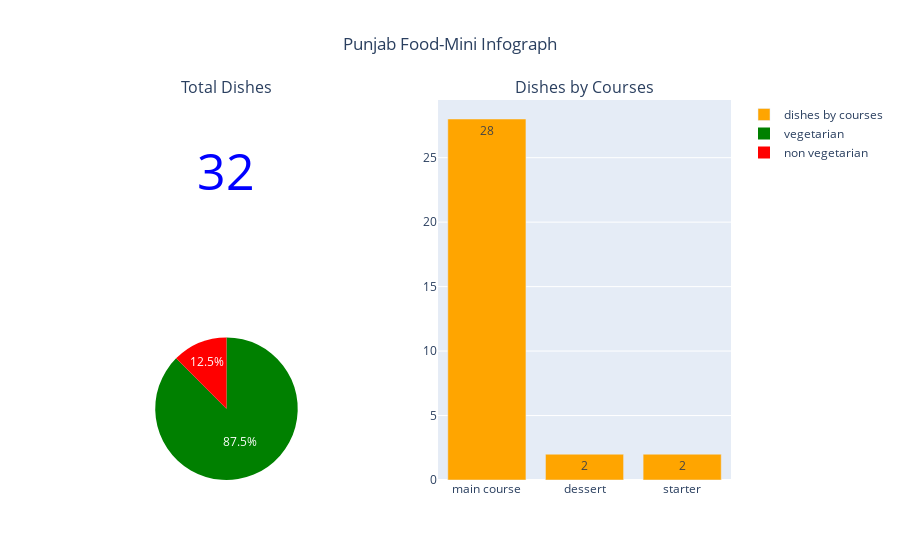

The notebook cell saved with this chart:
### Markdown cell above
### Punjab Food - Mini Infograph <a class="anchor" id="section_1_2_9_1"></a>

### Code cell
pun_df = df[df['state']=='Punjab']

total_dishes = pun_df.shape[0]

course_df = pun_df['course'].value_counts().reset_index()
course_df.columns = ['course','num']

diet_df = pun_df['diet'].value_counts().reset_index()
diet_df.columns = ['diet','num']

fig = make_subplots(
    rows=2, cols=2,subplot_titles=('Total Dishes','Dishes by Courses','', ''),
    specs=[[{'type': 'indicator'},{'type': 'bar','rowspan': 2} ],
          [ {'type': 'pie'} , {'type': 'pie'}]])

fig.add_trace(go.Indicator(
    mode = 'number',
    value = int(total_dishes),
    number={'font':{'color': 'blue','size':50}},
),row=1, col=1)


fig.add_trace(go.Bar(
    x=course_df['course'],y=course_df['num'],
    marker={'color': 'orange'},  
    text=course_df['num'],
    name='dishes by courses',
    textposition ='auto'),row=1, col=2)

fig.add_trace(go.Pie(labels=diet_df['diet'], 
                     values=diet_df['num'],textinfo='percent',
                    marker= dict(colors=['green','red'])),row=2, col=1)


fig.update_layout(
    title_text='Punjab Food-Mini Infograph',template='plotly',
    title_x=0.5)

fig.show()

### Figure 1 — Plotly figure (JSON) as saved in the notebook; plotly's stock layout.template omitted (floating-point values rounded to 4 significant figures)
{"data": [{"domain": {"x": [0, 0.45], "y": [0.625, 1]}, "mode": "number", "number": {"font": {"color": "blue", "size": 50}}, "type": "indicator", "value": 32}, {"marker": {"color": "orange"}, "name": "dishes by courses", "text": [28, 2, 2], "textposition": "auto", "type": "bar", "x": ["main course", "dessert", "starter"], "xaxis": "x", "y": [28, 2, 2], "yaxis": "y"}, {"domain": {"x": [0, 0.45], "y": [0, 0.375]}, "labels": ["vegetarian", "non vegetarian"], "marker": {"colors": ["green", "red"]}, "textinfo": "percent", "type": "pie", "values": [28, 4]}], "layout": {"annotations": [{"font": {"size": 16}, "showarrow": false, "text": "Total Dishes", "x": 0.225, "xanchor": "center", "xref": "paper", "y": 1, "yanchor": "bottom", "yref": "paper"}, {"font": {"size": 16}, "showarrow": false, "text": "Dishes by Courses", "x": 0.775, "xanchor": "center", "xref": "paper", "y": 1, "yanchor": "bottom", "yref": "paper"}], "title": {"text": "Punjab Food-Mini Infograph", "x": 0.5}, "xaxis": {"anchor": "y", "domain": [0.55, 1]}, "yaxis": {"anchor": "x", "domain": [0, 1]}}}
